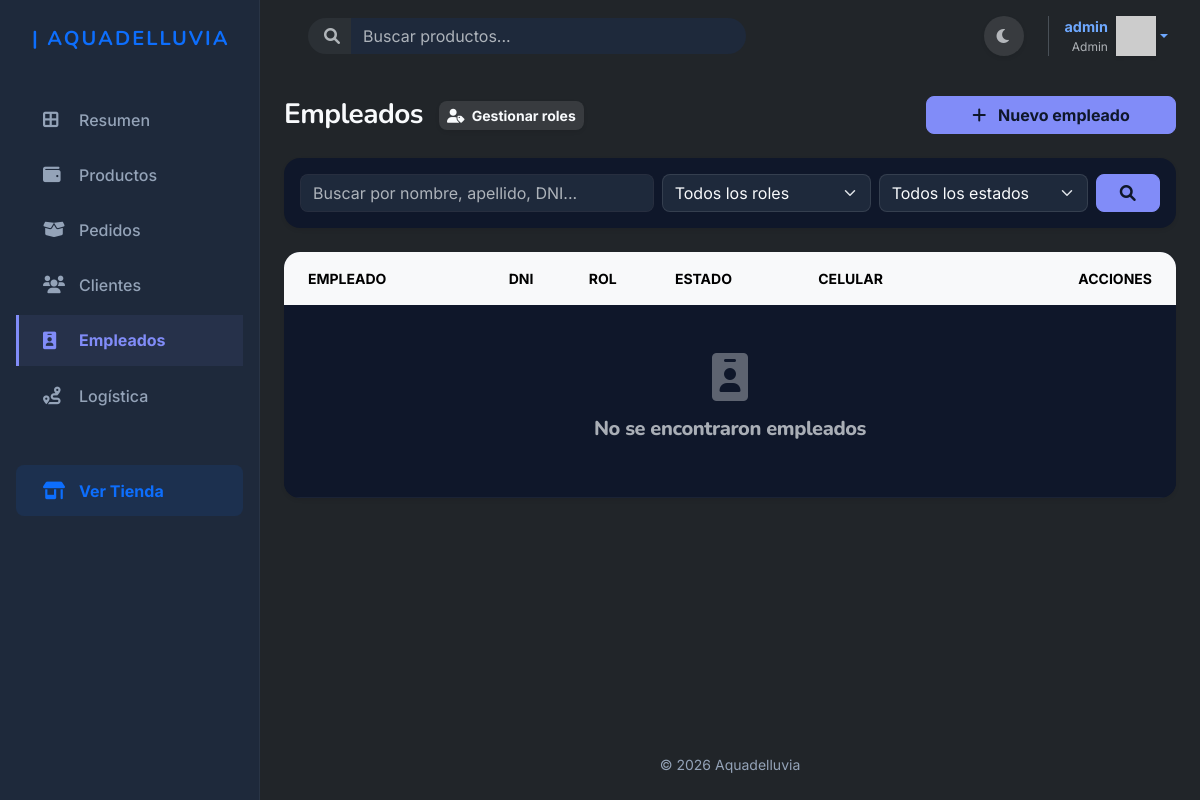
The app's page /empleados/ (signed in), older data.
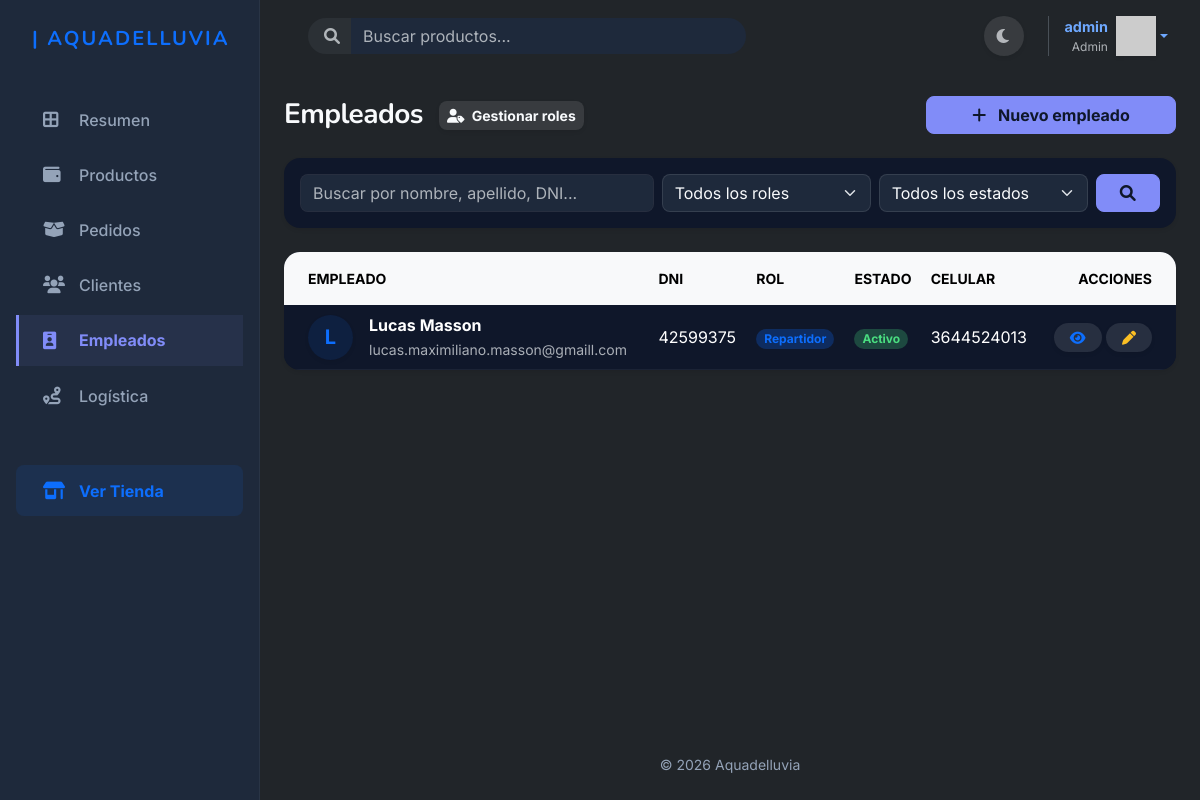
The same page, newer data.
### apps/empleados/models.py (models this page shows, shortened)
class Empleado(models.Model):
    id_empleado = models.AutoField(primary_key=True)
    usuario = models.OneToOneField(
        settings.AUTH_USER_MODEL,
        on_delete=models.SET_NULL,
        null=True,
        blank=True,
        related_name='perfil_empleado',
        verbose_name="Usuario"
    )
    nombre = models.CharField(max_length=100, verbose_name="Nombre")
    apellido = models.CharField(max_length=100, verbose_name="Apellido")
    dni = models.CharField(max_length=15, unique=True, verbose_name="DNI")
    celular = models.CharField(max_length=30, blank=True, verbose_name="Celular")
    email = models.EmailField(blank=True, verbose_name="Email")
    rol = models.ForeignKey(
        RolEmpleado,
        on_delete=models.PROTECT,
        related_name='empleados',
        verbose_name="Rol"
    )
    activo = models.BooleanField(default=True, verbose_name="Activo")
    notas = models.TextField(blank=True, verbose_name="Notas")
    fecha_creacion = models.DateTimeField(auto_now_add=True, verbose_name="Fecha de creación")
    fecha_actualizacion = models.DateTimeField(auto_now=True)
    class Meta:
        ordering = ['apellido', 'nombre']
        verbose_name = 'Empleado'
        verbose_name_plural = 'Empleados'

class RolEmpleado(models.Model):
    id_rol = models.AutoField(primary_key=True)
    nombre = models.CharField(max_length=60, unique=True, verbose_name="Nombre")
    descripcion = models.TextField(blank=True, verbose_name="Descripción")
    class Meta:
        ordering = ['nombre']
        verbose_name = 'Rol de empleado'
        verbose_name_plural = 'Roles de empleado'

### apps/empleados/views.py (the view, shortened to what this page needs)
# urls.py: path('', views.listar_empleados, name='listar_empleados'),
@login_required
def listar_empleados(request):
    if not es_admin_o_vendedor(request.user):
        messages.error(request, 'No tienes permisos para acceder a esta sección.')
        return redirect('home')
    query = request.GET.get('q', '')
    rol_id = request.GET.get('rol', '')
    estado = request.GET.get('estado', '')
    empleados = Empleado.objects.select_related('rol').all()
    if rol_id:
        empleados = empleados.filter(rol_id=rol_id)
    if estado == 'activo':
        empleados = empleados.filter(activo=True)
    elif estado == 'inactivo':
        empleados = empleados.filter(activo=False)
    paginator = Paginator(empleados, 10)
    page_number = request.GET.get('page')
    page_obj = paginator.get_page(page_number)
    roles = RolEmpleado.objects.all()
    return render(request, 'empleados/listar_empleados.html', {
        'empleados': page_obj,
        'query': query,
        'rol_id': rol_id,
        'estado': estado,
        'roles': roles,
    })

### apps/autenticacion/templatetags/grupos.py (called while the page is built)
@register.filter(name='has_group')
def has_group(user, group_name):
    return user.groups.filter(name=group_name).exists()

### apps/carrito/context_processors.py (called while the page is built)
def carrito_total(request):
    total_items = 0
    if request.user.is_authenticated:
        carrito = Carrito.objects.filter(usuario=request.user).first()
        if carrito:
            total_items = carrito.total_items()
    return {'carrito_total_items': total_items}

### apps/carrito/models.py (called while the page is built)
    def total_items(self):
        return sum(item.cantidad for item in self.items.all())

### apps/clientes/views.py (called while the page is built)
def es_admin_o_vendedor(user):
    return user.is_superuser or user.groups.filter(name='Vendedor').exists()

### templates/empleados/listar_empleados.html (shortened to what the changed rows need)
{% extends 'base_dashboard.html' %}
{% load grupos %}
{% block content %}
<div class="container-fluid px-0">
    <div class="d-flex flex-column flex-md-row justify-content-between align-items-start align-items-md-center gap-3 mb-4">
        <div class="d-flex flex-column flex-sm-row align-items-start align-items-sm-center gap-3 w-100">
            <h1 class="h3 fw-bold mb-0 text-main">Empleados</h1>
        </div>
    </div>
<div class="card shadow-sm rounded-4 bg-surface mb-4 border-0 overflow-hidden">
    <div class="card-body p-0">
        <div class="table-responsive">
            <table class="table table-hover mb-0 align-middle">
                <thead class="table-light text-muted small text-uppercase">
                    <tr>
                        <th class="ps-4 border-bottom-0 py-3">Empleado</th>
                        <th class="border-bottom-0 py-3 d-none d-md-table-cell">DNI</th>
                        <th class="border-bottom-0 py-3 d-none d-md-table-cell">Rol</th>
                        <th class="border-bottom-0 py-3 d-none d-lg-table-cell">Estado</th>
                        <th class="border-bottom-0 py-3 d-none d-lg-table-cell">Celular</th>
                        <th class="text-end pe-4 border-bottom-0 py-3">Acciones</th>
                    </tr>
                </thead>
                <tbody class="border-top-0">
                    {% for empleado in empleados %}
                    <tr>
                        <td class="ps-4">
                            <div class="d-flex align-items-center gap-3">
                                <div class="bg-primary bg-opacity-10 text-primary rounded-circle d-flex align-items-center justify-content-center shadow-sm fw-bold fs-5" style="width: 45px; height: 45px; min-width: 45px;">
                                    {{ empleado.nombre|make_list|first|upper }}
                                </div>
                                <div>
                                    <div class="fw-bold text-main">{{ empleado.nombre }} {{ empleado.apellido }}</div>
                                    <small class="text-muted">{{ empleado.email|default:"Sin email" }}</small>
                                </div>
                            </div>
                        </td>
                        <td class="d-none d-md-table-cell">{{ empleado.dni|default:"-" }}</td>
                        <td class="d-none d-md-table-cell">
                            {% if empleado.rol %}
                            <span class="badge bg-primary bg-opacity-25 text-primary rounded-pill px-2">{{ empleado.rol.nombre }}</span>
                            {% else %}
                            <span class="text-muted">-</span>
                            {% endif %}
                        </td>
                        <td class="d-none d-lg-table-cell">
                            {% if empleado.activo %}
                            <span class="badge bg-success bg-opacity-25 text-success rounded-pill px-2">Activo</span>
                            {% else %}
                            <span class="badge bg-danger bg-opacity-25 text-danger rounded-pill px-2">Inactivo</span>
                            {% endif %}
                        </td>
                        <td class="d-none d-lg-table-cell">{{ empleado.celular|default:"-" }}</td>
                        <td class="text-end pe-4">
                            <a href="{% url 'apps.empleados:ver_empleado' empleado.id_empleado %}" class="btn btn-sm btn-light border-0 text-primary hover-lift rounded-pill px-3 shadow-sm" title="Ver">
                                <i class="fa-solid fa-eye"></i>
                            </a>
                            <a href="{% url 'apps.empleados:editar_empleado' empleado.id_empleado %}" class="btn btn-sm btn-light border-0 text-warning hover-lift rounded-pill px-3 shadow-sm" title="Editar">
                                <i class="fa-solid fa-pen"></i>
                            </a>
                        </td>
                    </tr>
                    {% empty %}
                    <tr>
                        <td colspan="6" class="text-center py-5">
                            <i class="fa-solid fa-id-badge fa-3x text-muted mb-3 opacity-50"></i>
                            <h5 class="text-muted">No se encontraron empleados</h5>
                        </td>
                    </tr>
                    {% endfor %}
                </tbody>
            </table>
        </div>
    </div>
</div>
</div>
{% endblock %}

Row changes from the older to the newer data that the page shows:
added Empleado: nombre|make_list "L", nombre "Lucas", apellido "Masson", email "lucas.maximiliano.masson@gmaill.com", dni "42599375", rol.nombre "Repartidor", activo "Activo", celular "3644524013"
Text that changed along with them:
text no longer shown: "No se encontraron empleados"
